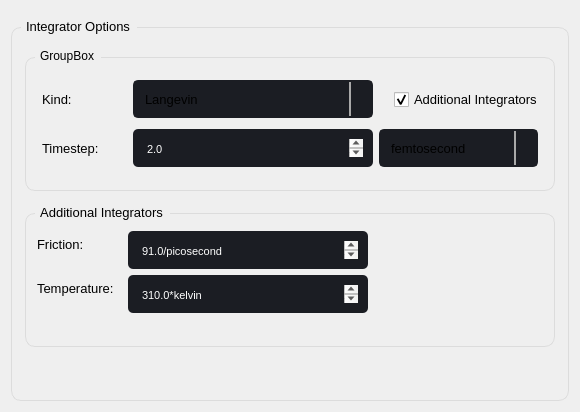
                            <widget class="QWidget" name="tab_2">
                             <attribute name="title">
                              <string>Integrator</string>
                             </attribute>
                             <layout class="QVBoxLayout" name="verticalLayout_20">
                              <item>
                               <widget class="QGroupBox" name="groupBox_5">
                                <property name="font">
                                 <font>
                                  <family>Segoe UI</family>
                                  <pointsize>10</pointsize>
                                 </font>
                                </property>
                                <property name="styleSheet">
                                 <string notr="true">QGroupBox {
  
  border: 1px solid rgb(220, 220, 220);
  border-radius: 10px;
  padding: 4px;
  margin-top: 16px;
}

QGroupBox::title {
  subcontrol-origin: margin;
  subcontrol-position: top left;
  left: 10px;
  padding-left: 3px;
  padding-right: 5px;
  padding-top: 8px;
  padding-bottom: 16px;
}

QGroupBox::indicator {
  margin-left: 2px;
  height: 16px;
  width: 16px;
}</string>
                                </property>
                                <property name="title">
                                 <string>Integrator Options</string>
                                </property>
                                <layout class="QVBoxLayout" name="verticalLayout_18">
                                 <item>
                                  <widget class="QGroupBox" name="groupBox_3">
                                   <property name="minimumSize">
                                    <size>
                                     <width>0</width>
                                     <height>150</height>
                                    </size>
                                   </property>
                                   <property name="maximumSize">
                                    <size>
                                     <width>16777215</width>
                                     <height>150</height>
                                    </size>
                                   </property>
                                   <property name="title">
                                    <string>GroupBox</string>
                                   </property>
                                   <layout class="QHBoxLayout" name="horizontalLayout_19">
                                    <item>
                                     <layout class="QGridLayout" name="gridLayout">
                                      <property name="leftMargin">
                                       <number>3</number>
                                      </property>
                                      <property name="topMargin">
                                       <number>4</number>
                                      </property>
                                      <property name="rightMargin">
                                       <number>3</number>
                                      </property>
                                      <property name="bottomMargin">
                                       <number>4</number>
                                      </property>
                                      <property name="horizontalSpacing">
                                       <number>6</number>
                                      </property>
                                      <property name="verticalSpacing">
                                       <number>0</number>
                                      </property>
                                      <item row="1" column="1" rowspan="2">
                                       <widget class="QComboBox" name="integrator_kind_comboBox">
                                        <property name="sizePolicy">
                                         <sizepolicy hsizetype="Expanding" vsizetype="Expanding">
                                          <horstretch>0</horstretch>
                                          <verstretch>0</verstretch>
                                         </sizepolicy>
                                        </property>
                                        <property name="minimumSize">
                                         <size>
                                          <width>110</width>
                                          <height>38</height>
                                         </size>
                                        </property>
                                        <property name="maximumSize">
                                         <size>
                                          <width>240</width>
                                          <height>38</height>
                                         </size>
                                        </property>
                                        <property name="font">
                                         <font>
                                          <family>Segoe UI</family>
                                          <pointsize>10</pointsize>
                                         </font>
                                        </property>
                                        <property name="styleSheet">
                                         <string notr="true">QComboBox {
	background-color: rgb(27, 29, 35);
	border-radius: 5px;
	border: 2px solid rgb(27, 29, 35);
    padding: 1px 18px 1px 3px;
	padding-left: 10px;
    min-width: 6em;
}
QComboBox:hover{
	border: 2px solid rgb(64, 71, 88);
}

QComboBox QAbstractItemView{
	
	selection-background-color: rgb(200, 5, 100);
	

}

QComboBox:editable {

	background: rgb(0, 180, 95);
}

QComboBox:on { /* shift the text when the popup opens */
    padding-top: 3px;
    padding-left: 4px;
	text-align: center;
}



QComboBox:on { /* shift the text when the popup opens */
    padding-top: 2px;
    padding-left: 3px;
}

QComboBox::drop-down {
    subcontrol-origin: padding;
    subcontrol-position: top right;
    width: 20px;

    border-left-width: 2px;
    border-left-color: darkgray;
    border-left-style: solid; /* just a single line */
    border-top-right-radius: 3px; /* same radius as the QComboBox */
    border-bottom-right-radius: 3px;
}

QComboBox::down-arrow {
image: url(:/16x16/icons/16x16/cil-arrow-bottom.png);
}

QComboBox::down-arrow:on { /* shift the arrow when popup is open */
    top: 1px;
    left: 1px;
}

</string>
                                        </property>
                                        <item>
                                         <property name="text">
                                          <string>Langevin</string>
                                         </property>
                                        </item>
                                        <item>
                                         <property name="text">
                                          <string>Brownian</string>
                                         </property>
                                        </item>
                                        <item>
                                         <property name="text">
                                          <string>Verlet</string>
                                         </property>
                                        </item>
                                       </widget>
                                      </item>
                                      <item row="3" column="1">
                                       <widget class="QTextEdit" name="integrator_time_step">
                                        <property name="sizePolicy">
                                         <sizepolicy hsizetype="Expanding" vsizetype="Expanding">
                                          <horstretch>0</horstretch>
                                          <verstretch>0</verstretch>
                                         </sizepolicy>
                                        </property>
                                        <property name="minimumSize">
                                         <size>
                                          <width>0</width>
                                          <height>38</height>
                                         </size>
                                        </property>
                                        <property name="maximumSize">
                                         <size>
                                          <width>240</width>
                                          <height>38</height>
                                         </size>
                                        </property>
                                        <property name="font">
                                         <font>
                                          <family>Segoe UI</family>
                                          <pointsize>10</pointsize>
                                         </font>
                                        </property>
                                        <property name="styleSheet">
                                         <string notr="true">QTextEdit {
	background-color: rgb(27, 29, 35);
	border-radius: 5px;
	padding: 10px;
	
	color: rgb(255, 255, 255);
}
QTextEdit:hover {
	border: 2px solid rgb(64, 71, 88);
}
QTextEdit:focus {
	border: 2px solid rgb(91, 101, 124);
}</string>
                                        </property>
                                        <property name="html">
                                         <string>&lt;!DOCTYPE HTML PUBLIC &quot;-//W3C//DTD HTML 4.0//EN&quot; &quot;http://www.w3.org/TR/REC-html40/strict.dtd&quot;&gt;
&lt;html&gt;&lt;head&gt;&lt;meta name=&quot;qrichtext&quot; content=&quot;1&quot; /&gt;&lt;style type=&quot;text/css&quot;&gt;
p, li { white-space: pre-wrap; }
&lt;/style&gt;&lt;/head&gt;&lt;body style=&quot; font-family:'Segoe UI'; font-size:10pt; font-weight:400; font-style:normal;&quot;&gt;
&lt;p style=&quot; margin-top:0px; margin-bottom:0px; margin-left:0px; margin-right:0px; -qt-block-indent:0; text-indent:0px;&quot;&gt;&lt;span style=&quot; font-family:'MS Shell Dlg 2'; font-size:8.25pt;&quot;&gt;2.0&lt;/span&gt;&lt;/p&gt;&lt;/body&gt;&lt;/html&gt;</string>
                                        </property>
                                       </widget>
                                      </item>
                                      <item row="3" column="0">
                                       <widget class="QLabel" name="label_12">
                                        <property name="sizePolicy">
                                         <sizepolicy hsizetype="Expanding" vsizetype="Expanding">
                                          <horstretch>0</horstretch>
                                          <verstretch>0</verstretch>
                                         </sizepolicy>
                                        </property>
                                        <property name="minimumSize">
                                         <size>
                                          <width>85</width>
                                          <height>0</height>
                                         </size>
                                        </property>
                                        <property name="maximumSize">
                                         <size>
                                          <width>85</width>
                                          <height>16777215</height>
                                         </size>
                                        </property>
                                        <property name="font">
                                         <font>
                                          <family>Segoe UI</family>
                                          <pointsize>10</pointsize>
                                         </font>
                                        </property>
                                        <property name="text">
                                         <string>Timestep: </string>
                                        </property>
                                       </widget>
                                      </item>
                                      <item row="1" column="0">
                                       <widget class="QLabel" name="label_9">
                                        <property name="sizePolicy">
                                         <sizepolicy hsizetype="Expanding" vsizetype="Expanding">
                                          <horstretch>0</horstretch>
                                          <verstretch>0</verstretch>
                                         </sizepolicy>
                                        </property>
                                        <property name="minimumSize">
                                         <size>
                                          <width>85</width>
                                          <height>0</height>
                                         </size>
                                        </property>
                                        <property name="maximumSize">
                                         <size>
                                          <width>85</width>
                                          <height>16777215</height>
                                         </size>
                                        </property>
                                        <property name="font">
                                         <font>
                                          <family>Segoe UI</family>
                                          <pointsize>10</pointsize>
                                         </font>
                                        </property>
                                        <property name="text">
                                         <string>Kind: </string>
                                        </property>
                                       </widget>
                                      </item>
                                      <item row="1" column="2">
                                       <widget class="QCheckBox" name="Additional_Integrators_checkBox">
                                        <property name="font">
                                         <font>
                                          <family>Segoe UI</family>
                                          <pointsize>10</pointsize>
                                         </font>
                                        </property>
                                        <property name="styleSheet">
                                         <string notr="true">QCheckBox {
    spacing: 5px;
	margin-left: 15px;
}

QCheckBox::indicator {
    width: 15px;
    height: 15px;
}

QCheckBox::indicator:unchecked {
border-image: url(:/16x16/icons/16x16/cil-circle.png);

}


QCheckBox::indicator:checked {
	border-image: url(:/20x20/icons/20x20/cil-check.png);
}


</string>
                                        </property>
                                        <property name="text">
                                         <string>Additional Integrators</string>
                                        </property>
                                        <property name="checked">
                                         <bool>true</bool>
                                        </property>
                                       </widget>
                                      </item>
                                      <item row="3" column="2">
                                       <widget class="QComboBox" name="integrator_time_step_unit">
                                        <property name="sizePolicy">
                                         <sizepolicy hsizetype="Expanding" vsizetype="Expanding">
                                          <horstretch>0</horstretch>
                                          <verstretch>0</verstretch>
                                         </sizepolicy>
                                        </property>
                                        <property name="maximumSize">
                                         <size>
                                          <width>16777215</width>
                                          <height>38</height>
                                         </size>
                                        </property>
                                        <property name="font">
                                         <font>
                                          <family>Segoe UI</family>
                                          <pointsize>10</pointsize>
                                         </font>
                                        </property>
                                        <property name="styleSheet">
                                         <string notr="true">QComboBox {
	background-color: rgb(27, 29, 35);
	border-radius: 5px;
	border: 2px solid rgb(27, 29, 35);
    padding: 1px 18px 1px 3px;
	padding-left: 10px;
    min-width: 6em;
}
QComboBox:hover{
	border: 2px solid rgb(64, 71, 88);
}

QComboBox QAbstractItemView{
	
	selection-background-color: rgb(200, 5, 100);
	

}

QComboBox:editable {

	background: rgb(0, 180, 95);
}

QComboBox:on { /* shift the text when the popup opens */
    padding-top: 3px;
    padding-left: 4px;
	text-align: center;
}



QComboBox:on { /* shift the text when the popup opens */
    padding-top: 2px;
    padding-left: 3px;
}

QComboBox::drop-down {
    subcontrol-origin: padding;
    subcontrol-position: top right;
    width: 20px;

    border-left-width: 2px;
    border-left-color: darkgray;
    border-left-style: solid; /* just a single line */
    border-top-right-radius: 3px; /* same radius as the QComboBox */
    border-bottom-right-radius: 3px;
}

QComboBox::down-arrow {
image: url(:/16x16/icons/16x16/cil-arrow-bottom.png);
}

QComboBox::down-arrow:on { /* shift the arrow when popup is open */
    top: 1px;
    left: 1px;
}

</string>
                                        </property>
                                        <item>
                                         <property name="text">
                                          <string>femtosecond</string>
                                         </property>
                                        </item>
                                       </widget>
                                      </item>
                                     </layout>
                                    </item>
                                   </layout>
                                  </widget>
                                 </item>
                                 <item>
                                  <widget class="QGroupBox" name="Additional_Integrator_groupBox">
                                   <property name="sizePolicy">
                                    <sizepolicy hsizetype="Expanding" vsizetype="Expanding">
                                     <horstretch>0</horstretch>
                                     <verstretch>0</verstretch>
                                    </sizepolicy>
                                   </property>
                                   <property name="minimumSize">
                                    <size>
                                     <width>0</width>
                                     <height>150</height>
                                    </size>
                                   </property>
                                   <property name="maximumSize">
                                    <size>
                                     <width>16777215</width>
                                     <height>150</height>
                                    </size>
                                   </property>
                                   <property name="font">
                                    <font>
                                     <family>Segoe UI</family>
                                     <pointsize>10</pointsize>
                                    </font>
                                   </property>
                                   <property name="styleSheet">
                                    <string notr="true">QGroupBox {
  
  border: 1px solid rgb(220, 220, 220);
  border-radius: 10px;
  padding: 4px;
  margin-top: 16px;
}

QGroupBox::title {
  subcontrol-origin: margin;
  subcontrol-position: top left;
  left: 10px;
  padding-left: 3px;
  padding-right: 5px;
  padding-top: 8px;
  padding-bottom: 16px;
}

QGroupBox::indicator {
  margin-left: 2px;
  height: 16px;
  width: 16px;
}

QWidget:disabled {
  background-color: #19232D;
  color: #787878;
  selection-background-color: #14506E;
  selection-color: #787878;
}

</string>
                                   </property>
                                   <property name="title">
                                    <string>Additional Integrators</string>
                                   </property>
                                   <widget class="QWidget" name="formLayoutWidget_3">
                                    <property name="geometry">
                                     <rect>
                                      <x>9</x>
                                      <y>30</y>
                                      <width>341</width>
                                      <height>90</height>
                                     </rect>
                                    </property>
                                    <layout class="QFormLayout" name="formLayout_3">
                                     <property name="verticalSpacing">
                                      <number>6</number>
                                     </property>
                                     <property name="leftMargin">
                                      <number>3</number>
                                     </property>
                                     <property name="topMargin">
                                      <number>4</number>
                                     </property>
                                     <property name="rightMargin">
                                      <number>3</number>
                                     </property>
                                     <property name="bottomMargin">
                                      <number>4</number>
                                     </property>
                                     <item row="0" column="0">
                                      <widget class="QLabel" name="label_13">
                                       <property name="minimumSize">
                                        <size>
                                         <width>85</width>
                                         <height>0</height>
                                        </size>
                                       </property>
                                       <property name="maximumSize">
                                        <size>
                                         <width>85</width>
                                         <height>16777215</height>
                                        </size>
                                       </property>
                                       <property name="font">
                                        <font>
                                         <pointsize>10</pointsize>
                                        </font>
                                       </property>
                                       <property name="text">
                                        <string>Friction: </string>
                                       </property>
                                      </widget>
                                     </item>
                                     <item row="1" column="0">
                                      <widget class="QLabel" name="label_14">
                                       <property name="minimumSize">
                                        <size>
                                         <width>85</width>
                                         <height>0</height>
                                        </size>
                                       </property>
                                       <property name="maximumSize">
                                        <size>
                                         <width>85</width>
                                         <height>16777215</height>
                                        </size>
                                       </property>
                                       <property name="font">
                                        <font>
                                         <pointsize>10</pointsize>
                                        </font>
                                       </property>
                                       <property name="text">
                                        <string>Temperature: </string>
                                       </property>
                                      </widget>
                                     </item>
                                     <item row="0" column="1">
                                      <widget class="QTextEdit" name="friction_textEdit">
                                       <property name="minimumSize">
                                        <size>
                                         <width>0</width>
                                         <height>38</height>
                                        </size>
                                       </property>
                                       <property name="maximumSize">
                                        <size>
                                         <width>240</width>
                                         <height>38</height>
                                        </size>
                                       </property>
                                       <property name="font">
                                        <font>
                                         <family>Segoe UI</family>
                                         <pointsize>10</pointsize>
                                        </font>
                                       </property>
                                       <property name="styleSheet">
                                        <string notr="true">QTextEdit {
	background-color: rgb(27, 29, 35);
	border-radius: 5px;
	padding: 10px;
	
	color: rgb(255, 255, 255);
}
QTextEdit:hover {
	border: 2px solid rgb(64, 71, 88);
}
QTextEdit:focus {
	border: 2px solid rgb(91, 101, 124);
}</string>
                                       </property>
                                       <property name="html">
                                        <string>&lt;!DOCTYPE HTML PUBLIC &quot;-//W3C//DTD HTML 4.0//EN&quot; &quot;http://www.w3.org/TR/REC-html40/strict.dtd&quot;&gt;
&lt;html&gt;&lt;head&gt;&lt;meta name=&quot;qrichtext&quot; content=&quot;1&quot; /&gt;&lt;style type=&quot;text/css&quot;&gt;
p, li { white-space: pre-wrap; }
&lt;/style&gt;&lt;/head&gt;&lt;body style=&quot; font-family:'Segoe UI'; font-size:10pt; font-weight:400; font-style:normal;&quot;&gt;
&lt;p style=&quot; margin-top:0px; margin-bottom:0px; margin-left:0px; margin-right:0px; -qt-block-indent:0; text-indent:0px;&quot;&gt;&lt;span style=&quot; font-family:'MS Shell Dlg 2'; font-size:8.25pt;&quot;&gt;91.0/picosecond&lt;/span&gt;&lt;/p&gt;&lt;/body&gt;&lt;/html&gt;</string>
                                       </property>
                                      </widget>
                                     </item>
                                     <item row="1" column="1">
                                      <widget class="QTextEdit" name="temperature_textEdit">
                                       <property name="minimumSize">
                                        <size>
                                         <width>0</width>
                                         <height>38</height>
                                        </size>
                                       </property>
                                       <property name="maximumSize">
                                        <size>
                                         <width>240</width>
                                         <height>38</height>
                                        </size>
                                       </property>
                                       <property name="font">
                                        <font>
                                         <family>Segoe UI</family>
                                         <pointsize>10</pointsize>
                                        </font>
                                       </property>
                                       <property name="styleSheet">
                                        <string notr="true">QTextEdit {
	background-color: rgb(27, 29, 35);
	border-radius: 5px;
	padding: 10px;
	
	color: rgb(255, 255, 255);
}
QTextEdit:hover {
	border: 2px solid rgb(64, 71, 88);
}
QTextEdit:focus {
	border: 2px solid rgb(91, 101, 124);
}</string>
                                       </property>
                                       <property name="html">
                                        <string>&lt;!DOCTYPE HTML PUBLIC &quot;-//W3C//DTD HTML 4.0//EN&quot; &quot;http://www.w3.org/TR/REC-html40/strict.dtd&quot;&gt;
&lt;html&gt;&lt;head&gt;&lt;meta name=&quot;qrichtext&quot; content=&quot;1&quot; /&gt;&lt;style type=&quot;text/css&quot;&gt;
p, li { white-space: pre-wrap; }
&lt;/style&gt;&lt;/head&gt;&lt;body style=&quot; font-family:'Segoe UI'; font-size:10pt; font-weight:400; font-style:normal;&quot;&gt;
&lt;p style=&quot; margin-top:0px; margin-bottom:0px; margin-left:0px; margin-right:0px; -qt-block-indent:0; text-indent:0px;&quot;&gt;&lt;span style=&quot; font-family:'MS Shell Dlg 2'; font-size:8.25pt;&quot;&gt;310.0*kelvin&lt;/span&gt;&lt;/p&gt;&lt;/body&gt;&lt;/html&gt;</string>
                                       </property>
                                      </widget>
                                     </item>
                                    </layout>
                                   </widget>
                                  </widget>
                                 </item>
                                 <item>
                                  <spacer name="verticalSpacer_2">
                                   <property name="orientation">
                                    <enum>Qt::Vertical</enum>
                                   </property>
                                   <property name="sizeHint" stdset="0">
                                    <size>
                                     <width>20</width>
                                     <height>40</height>
                                    </size>
                                   </property>
                                  </spacer>
                                 </item>
                                </layout>
                               </widget>
                              </item>
                             </layout>
                            </widget>
